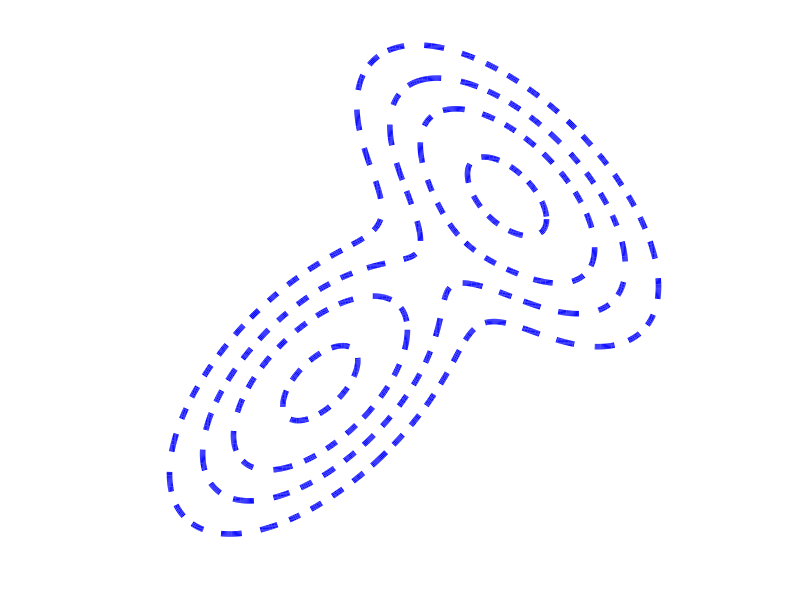
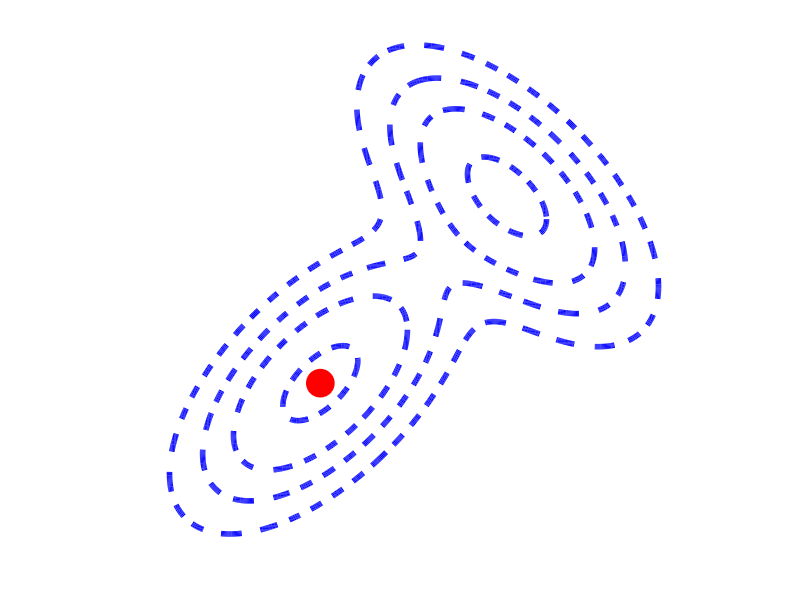
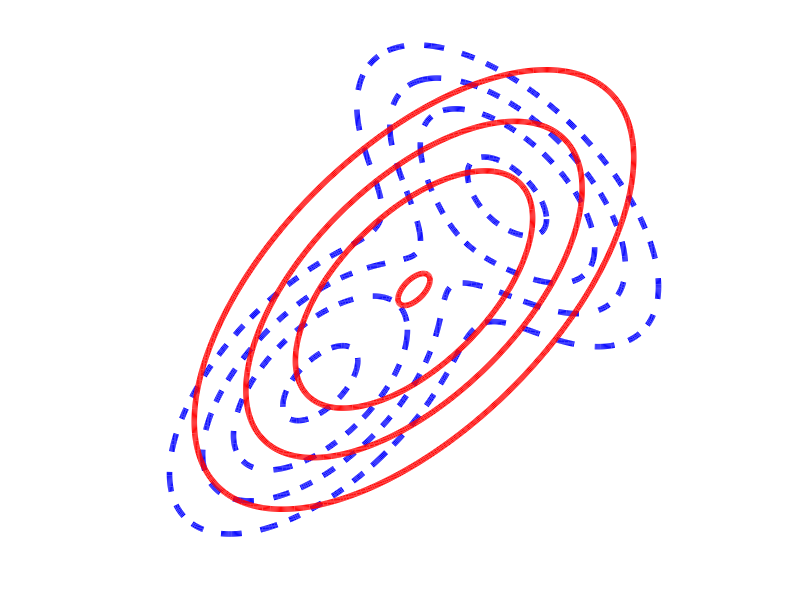
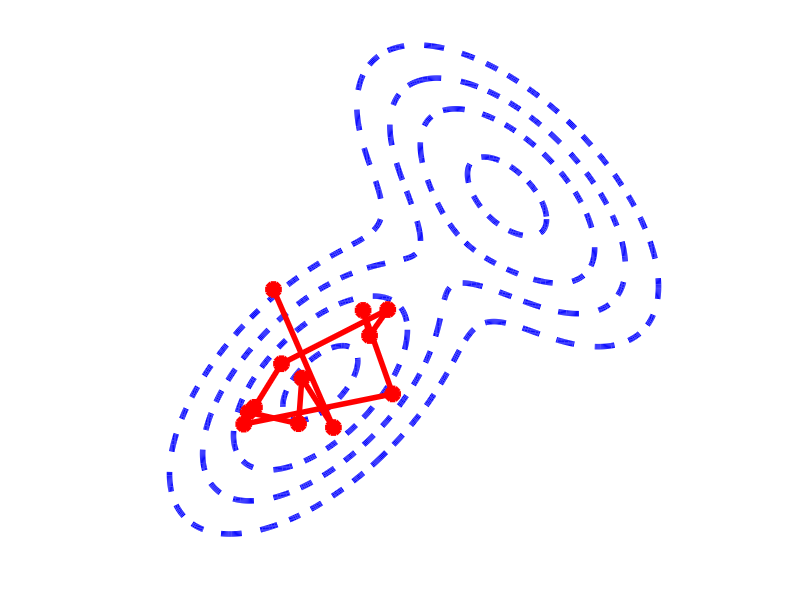

Source code (MATLAB) for these figures, in order:
function landscape()
% Script for drawing probability landscapes

%fig_dir = '/home/gpapan/Documents/myPubs/pmChapter/papandreou/figures/approx';
fig_dir = '/Users/kpmurphy/github/bookv2/figures';
%print_fun = @(fname) print('-depsc2',fullfile(fig_dir,sprintf('%s.eps',fname)));
print_fun = @(fname) print('-dpdf',fullfile(fig_dir,sprintf('%s.pdf',fname)));
lw = 4;

prior = [0.5 0.5];
[x,y] = meshgrid(0:0.01:6,0:0.01:6);
gauss_fun = @(mu,sigma) gauss2d(x,y,mu,sigma);

mu1 = [2 2]'; sigma1 = rotgauss(1,0.5,45*pi/180);   info1 = inv(sigma1);
mu2 = [4 4]'; sigma2 = rotgauss(1,0.5,135*pi/180);  info2 = inv(sigma1);
mu3 = [3 3]'; sigma3 = rotgauss(1.5,0.75,45*pi/180);

z1 = gauss_fun(mu1,sigma1);
z2 = gauss_fun(mu2,sigma2);
z3 = gauss_fun(mu3,sigma3);
z = prior(1)*z1+prior(2)*z2;
v = [0.02 0.045 0.08 0.14];

%% original
figure(1), contour(x,y,z,v,'b--','LineWidth',lw)
axis off, axis equal, axis tight
set(gcf, 'Renderer', 'opengl')
print_fun('posterior2d_orig');

%% MAP
figure(2), clf
contour(x,y,z,v,'b--','LineWidth',lw)
hold on
plot(mu1(1),mu1(2),'ro','MarkerSize',20,'MarkerFaceColor','Red')
hold off
axis off, axis equal, axis tight
set(gcf, 'Renderer', 'opengl')
print_fun('posterior2d_map');

%% Variational
figure(3), clf
contour(x,y,z,v,'b--','LineWidth',lw)
hold on
contour(x,y,z3,v,'r-','LineWidth',lw)
hold off
axis off, axis equal, axis tight
set(gcf, 'Renderer', 'opengl')
print_fun('posterior2d_var');

%% MCMC
randn('seed',1)
N = 12;
xn = zeros(N,1); yn = zeros(N,1);
% Gibbs sampling on 1st distro
xn(1) = 1.5; yn(1) = 3;
gain = 0.7;
for i=2:N
  xn(i) = (mu1(1)-info1(1,2)/info1(1,1)*(yn(i-1)-mu1(2))) + gain*sqrt(1/info1(1,1))*randn(1);
  yn(i) = (mu1(2)-info1(2,1)/info1(2,2)*(xn(i)  -mu1(1))) + gain*sqrt(1/info1(2,2))*randn(1);
end
figure(4), clf
contour(x,y,z,v,'b--','LineWidth',lw)
hold on
line(xn,yn,'Color','Red','LineWidth',lw,'Marker','*','MarkerSize',12)
hold off
axis off, axis equal, axis tight
set(gcf, 'Renderer', 'opengl')
print_fun('posterior2d_mcmc');

%% Perturb-and-MAP
randn('seed',10)
N1 = 5;
N2 = 4;
gain = 0.7;
xyn = horzcat(gauss2d_sample(mu1,gain*sigma1,N1), gauss2d_sample(mu2,gain*sigma2,N2));
% Gibbs sampling on 1st distro
figure(5), clf
contour(x,y,z,v,'b--','LineWidth',lw)
hold on
plot(xyn(1,:),xyn(2,:),'ro','MarkerSize',15,'MarkerFaceColor','Red')
hold off
axis off, axis equal, axis tight
set(gcf, 'Renderer', 'opengl')
print_fun('posterior2d_samples');


function z = gauss2d(x,y,mu,sigma)
xy = bsxfun(@minus,vertcat(x(:)',y(:)'),mu); % [2 N]
d2 = sum(xy.*(sigma\xy),1);
z = 1/sqrt(det(2*pi*sigma))*exp(-0.5*d2);
z = reshape(z,size(x));

function x = gauss2d_sample(mu,sigma,N)
L = chol(sigma,'lower');
x = bsxfun(@plus,mu,L*randn(2,N));

function sigma = rotgauss(r1, r2, theta)
e1 = complex2vec(exp(1i*theta));
e2 = complex2vec(exp(1i*(theta+pi/2)));
sigma = r1^2*(e1*e1') + r2^2*(e2*e2');

function v = complex2vec(c)
v = [real(c) imag(c)]';
